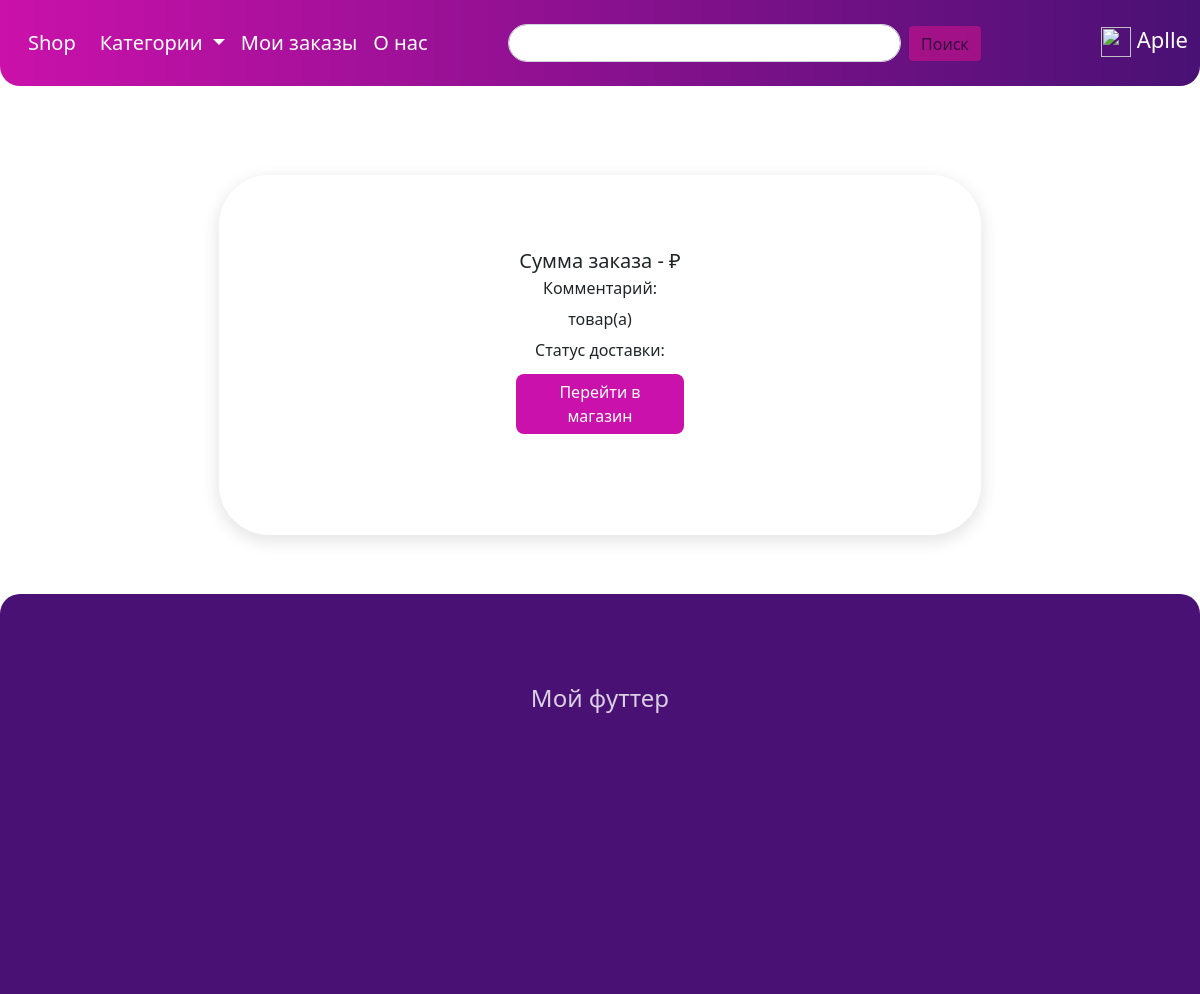
The page /shop/result_order/ (signed in) on the database as committed earlier.
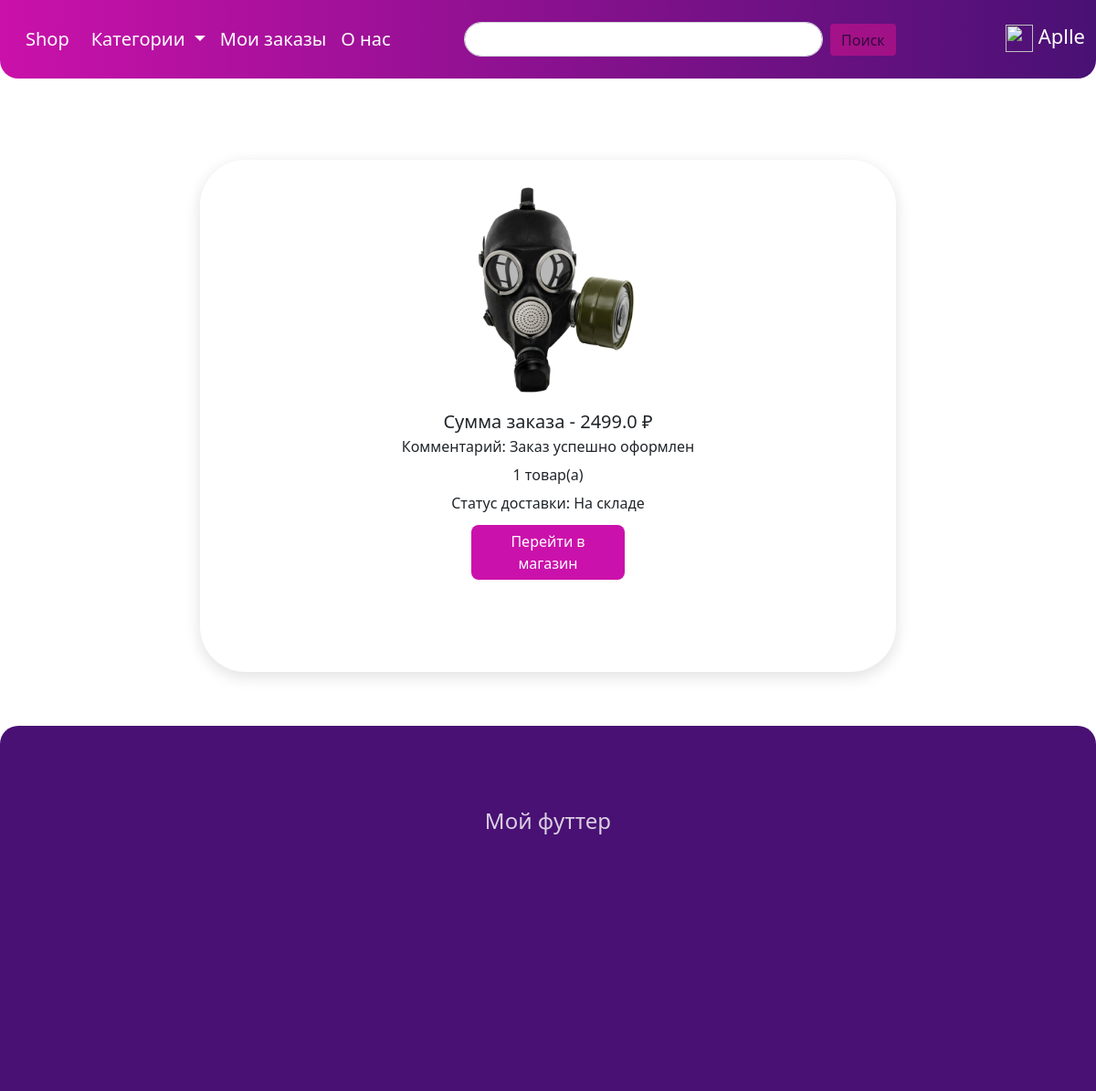
The same page on the database as committed later.
### shop/models.py (models this page shows, shortened)
class Order(models.Model):
    all_price = models.FloatField(verbose_name='Цена всего заказа')
    comment = models.TextField(blank=True, verbose_name='Описание')
    amount = models.IntegerField(default=0)
    slug = models.SlugField(max_length=255, unique=True, db_index=True, verbose_name='URL')
    customer = models.ForeignKey('Customer', on_delete=models.CASCADE, verbose_name='Покупатель')
    product = models.ForeignKey('Product', on_delete=models.DO_NOTHING, verbose_name='Товар')
    delivery_status = models.ForeignKey('Status', on_delete=models.DO_NOTHING, verbose_name='Статус доставки')
    delivery_name = models.ForeignKey('DeliveryMethod', on_delete=models.DO_NOTHING, verbose_name='Способ доставки')
    payment = models.ForeignKey('PaymentMethod', on_delete=models.DO_NOTHING, verbose_name='Способ оплаты')
    class Meta:
        verbose_name = 'Заказ'
        verbose_name_plural = 'Заказы'

class Product(models.Model):
    name = models.CharField(max_length=255, unique=True, verbose_name='Имя товара')
    content = models.TextField(blank=True, verbose_name='Описание')
    image = models.ImageField(upload_to='photos/product/%Y/%m/%d', verbose_name='Изображение')
    model = models.CharField(max_length=255, blank=False, verbose_name='Модель товара')
    price = models.FloatField(verbose_name='Цена')
    is_availability = models.BooleanField(default=False, verbose_name='Доступность')
    quantity = models.IntegerField(default=0, verbose_name='Кол-во в наличии')
    slug = models.SlugField(max_length=255, unique=True, db_index=True, verbose_name='URL')
    cat = models.ForeignKey('Category', on_delete=models.CASCADE, verbose_name='Категория')
    manuf = models.ForeignKey('Manufacturer', on_delete=models.CASCADE, verbose_name='Производитель')
    class Meta:
        verbose_name = 'Товар'
        verbose_name_plural = 'Товары'

class Status(models.Model):
    title = models.CharField(max_length=255, verbose_name='Этап доставки')
    class Meta:
        verbose_name = 'Статус'
        verbose_name_plural = 'Статусы'
    def __str__(self):
        return self.title

### shop/views.py (the view)
# urls.py: path('result_order/', result_order, name='result_order'),  # роут для отображения страницы об успешном заказе
def result_order(request):
    email = request.user
    user = Customer.objects.get(email=email)
    order = Order.objects.filter(customer=user.pk).last()
    return render(request, 'shop/result_order.html', context={'order': order, 'title': 'Заказ успешно оформлен'})

### shop/models.py (called while the page is built)
    def __str__(self):
        return self.email

    def get_absolute_url(self):
        return reverse('category', kwargs={'cat_slug': self.slug})

### shop/templatetags/mytag.py (called while the page is built)
@register.simple_tag()
def get_categories():
    return Category.objects.all()

### shop/templates/shop/result_order.html (shortened to what this page needs)
{% extends 'shop/base.html' %}
{% load static %}
{% block content %}
<div class="main-block-res-order">
    <div class="main-children-res-order">
        <img src="{{ order.product.image.url }}" alt="" style="width: 40%">
        <div class="order-res-info">
            <h5>Сумма заказа - {{ order.all_price }} ₽</h5>
            <p>Комментарий: {{ order.comment }}</p>
            <p>{{ order.amount }} товар(а)</p>
            <p>Статус доставки: {{ order.delivery_status }}</p>
        </div>
        <a href="{% url 'home' %}"><button type="submit" class="btn btn-primary order-res-button">Перейти в магазин</button></a>
    </div>
</div>
{% endblock %}

Rows that differ between the two databases and show on the page:
added Order: product.image (picture), all_price "2499.0", comment "Заказ успешно оформлен", amount "1", delivery_status "На складе"
